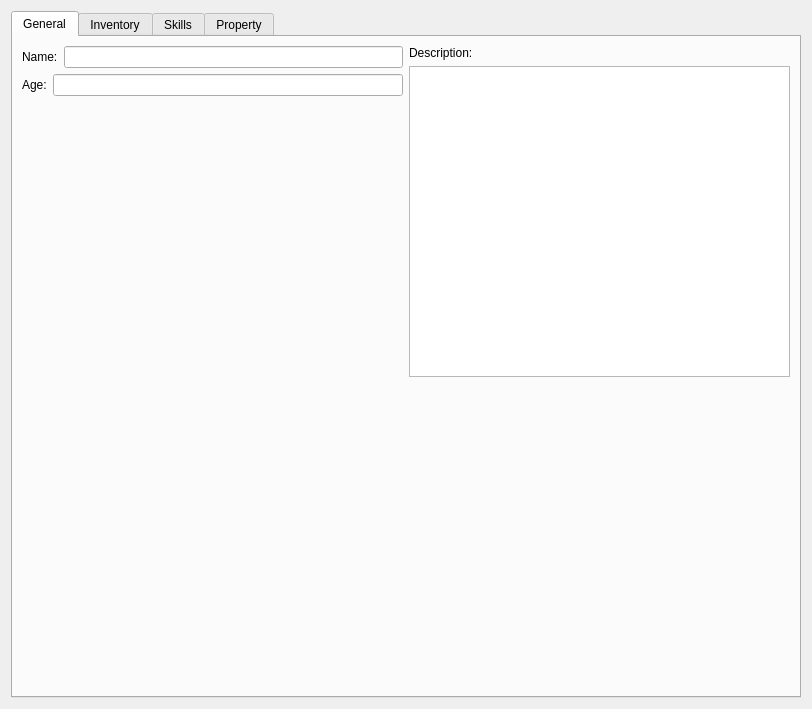
<?xml version="1.0" encoding="UTF-8"?>
<ui version="4.0">
 <class>CharacterWindow</class>
 <widget class="QWidget" name="CharacterWindow">
  <property name="geometry">
   <rect>
    <x>0</x>
    <y>0</y>
    <width>812</width>
    <height>709</height>
   </rect>
  </property>
  <property name="windowTitle">
   <string>Form</string>
  </property>
  <layout class="QHBoxLayout" name="horizontalLayout">
   <item>
    <widget class="QTabWidget" name="tabWidget">
     <property name="currentIndex">
      <number>0</number>
     </property>
     <widget class="QWidget" name="tab">
      <attribute name="title">
       <string>General</string>
      </attribute>
      <layout class="QHBoxLayout" name="horizontalLayout_2">
       <item>
        <layout class="QVBoxLayout" name="verticalLayout">
         <item>
          <layout class="QHBoxLayout" name="horizontalLayout_4">
           <item>
            <widget class="QLabel" name="m_name_lbl">
             <property name="text">
              <string>Name:</string>
             </property>
            </widget>
           </item>
           <item>
            <widget class="QLineEdit" name="m_name_txt"/>
           </item>
          </layout>
         </item>
         <item>
          <layout class="QHBoxLayout" name="horizontalLayout_5">
           <item>
            <widget class="QLabel" name="m_age_lbl">
             <property name="text">
              <string>Age:</string>
             </property>
            </widget>
           </item>
           <item>
            <widget class="QLineEdit" name="lineEdit"/>
           </item>
          </layout>
         </item>
         <item>
          <spacer name="horizontalSpacer">
           <property name="orientation">
            <enum>Qt::Horizontal</enum>
           </property>
           <property name="sizeHint" stdset="0">
            <size>
             <width>40</width>
             <height>20</height>
            </size>
           </property>
          </spacer>
         </item>
         <item>
          <spacer name="verticalSpacer">
           <property name="orientation">
            <enum>Qt::Vertical</enum>
           </property>
           <property name="sizeHint" stdset="0">
            <size>
             <width>20</width>
             <height>40</height>
            </size>
           </property>
          </spacer>
         </item>
        </layout>
       </item>
       <item>
        <layout class="QVBoxLayout" name="verticalLayout_2">
         <item>
          <widget class="QLabel" name="m_description_lbl">
           <property name="text">
            <string>Description:</string>
           </property>
          </widget>
         </item>
         <item>
          <widget class="QTextEdit" name="textEdit"/>
         </item>
         <item>
          <spacer name="verticalSpacer_2">
           <property name="orientation">
            <enum>Qt::Vertical</enum>
           </property>
           <property name="sizeHint" stdset="0">
            <size>
             <width>20</width>
             <height>40</height>
            </size>
           </property>
          </spacer>
         </item>
        </layout>
       </item>
      </layout>
     </widget>
     <widget class="QWidget" name="tab_2">
      <attribute name="title">
       <string>Inventory</string>
      </attribute>
     </widget>
     <widget class="QWidget" name="tab_3">
      <attribute name="title">
       <string>Skills</string>
      </attribute>
     </widget>
     <widget class="QWidget" name="m_property_tab">
      <attribute name="title">
       <string>Property</string>
      </attribute>
     </widget>
    </widget>
   </item>
  </layout>
 </widget>
 <resources/>
 <connections/>
</ui>
